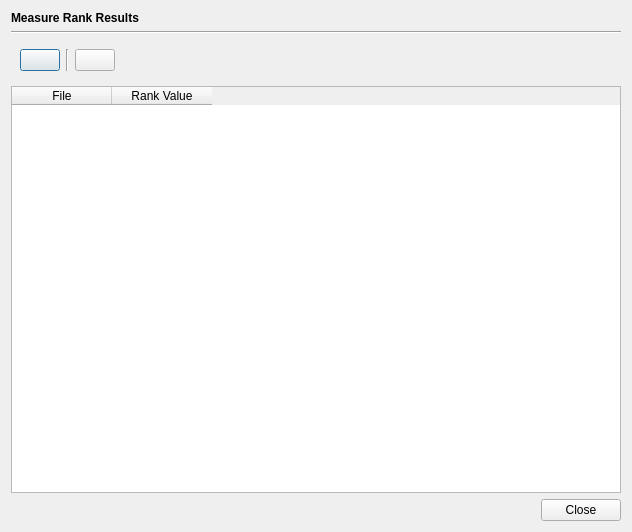
<?xml version="1.0" encoding="UTF-8"?>
<ui version="4.0">
 <class>MeasureRankResultDialog</class>
 <widget class="QDialog" name="MeasureRankResultDialog">
  <property name="geometry">
   <rect>
    <x>0</x>
    <y>0</y>
    <width>632</width>
    <height>532</height>
   </rect>
  </property>
  <property name="windowTitle">
   <string>Dialog</string>
  </property>
  <layout class="QVBoxLayout" name="verticalLayout">
   <item>
    <widget class="QLabel" name="label">
     <property name="font">
      <font>
       <weight>75</weight>
       <bold>true</bold>
      </font>
     </property>
     <property name="text">
      <string>Measure Rank Results</string>
     </property>
    </widget>
   </item>
   <item>
    <widget class="Line" name="line">
     <property name="orientation">
      <enum>Qt::Horizontal</enum>
     </property>
    </widget>
   </item>
   <item>
    <widget class="QWidget" name="widget" native="true">
     <layout class="QHBoxLayout" name="horizontalLayout">
      <item>
       <widget class="QPushButton" name="copyButton">
        <property name="toolTip">
         <string>&lt;html&gt;&lt;head/&gt;&lt;body&gt;&lt;p&gt;Copy filesnames to file list&lt;/p&gt;&lt;/body&gt;&lt;/html&gt;</string>
        </property>
        <property name="text">
         <string/>
        </property>
        <property name="icon">
         <iconset>
          <normalon>:/resources/icons/document-export-table.png</normalon>
         </iconset>
        </property>
       </widget>
      </item>
      <item>
       <widget class="Line" name="line_2">
        <property name="orientation">
         <enum>Qt::Vertical</enum>
        </property>
       </widget>
      </item>
      <item>
       <widget class="QPushButton" name="removeRowsButton">
        <property name="toolTip">
         <string>&lt;html&gt;&lt;head/&gt;&lt;body&gt;&lt;p&gt;Remove selected rows&lt;/p&gt;&lt;/body&gt;&lt;/html&gt;</string>
        </property>
        <property name="text">
         <string/>
        </property>
        <property name="icon">
         <iconset>
          <normalon>:/resources/icons/edit-table-delete-row.png</normalon>
         </iconset>
        </property>
       </widget>
      </item>
      <item>
       <spacer name="horizontalSpacer">
        <property name="orientation">
         <enum>Qt::Horizontal</enum>
        </property>
        <property name="sizeHint" stdset="0">
         <size>
          <width>40</width>
          <height>20</height>
         </size>
        </property>
       </spacer>
      </item>
     </layout>
    </widget>
   </item>
   <item>
    <widget class="QTableWidget" name="resultTable">
     <property name="editTriggers">
      <set>QAbstractItemView::NoEditTriggers</set>
     </property>
     <property name="selectionBehavior">
      <enum>QAbstractItemView::SelectRows</enum>
     </property>
     <column>
      <property name="text">
       <string>File</string>
      </property>
     </column>
     <column>
      <property name="text">
       <string>Rank Value</string>
      </property>
     </column>
    </widget>
   </item>
   <item>
    <widget class="QDialogButtonBox" name="buttonBox">
     <property name="orientation">
      <enum>Qt::Horizontal</enum>
     </property>
     <property name="standardButtons">
      <set>QDialogButtonBox::Close</set>
     </property>
    </widget>
   </item>
  </layout>
 </widget>
 <resources/>
 <connections>
  <connection>
   <sender>buttonBox</sender>
   <signal>accepted()</signal>
   <receiver>MeasureRankResultDialog</receiver>
   <slot>accept()</slot>
   <hints>
    <hint type="sourcelabel">
     <x>248</x>
     <y>254</y>
    </hint>
    <hint type="destinationlabel">
     <x>157</x>
     <y>274</y>
    </hint>
   </hints>
  </connection>
  <connection>
   <sender>buttonBox</sender>
   <signal>rejected()</signal>
   <receiver>MeasureRankResultDialog</receiver>
   <slot>reject()</slot>
   <hints>
    <hint type="sourcelabel">
     <x>316</x>
     <y>260</y>
    </hint>
    <hint type="destinationlabel">
     <x>286</x>
     <y>274</y>
    </hint>
   </hints>
  </connection>
 </connections>
</ui>
